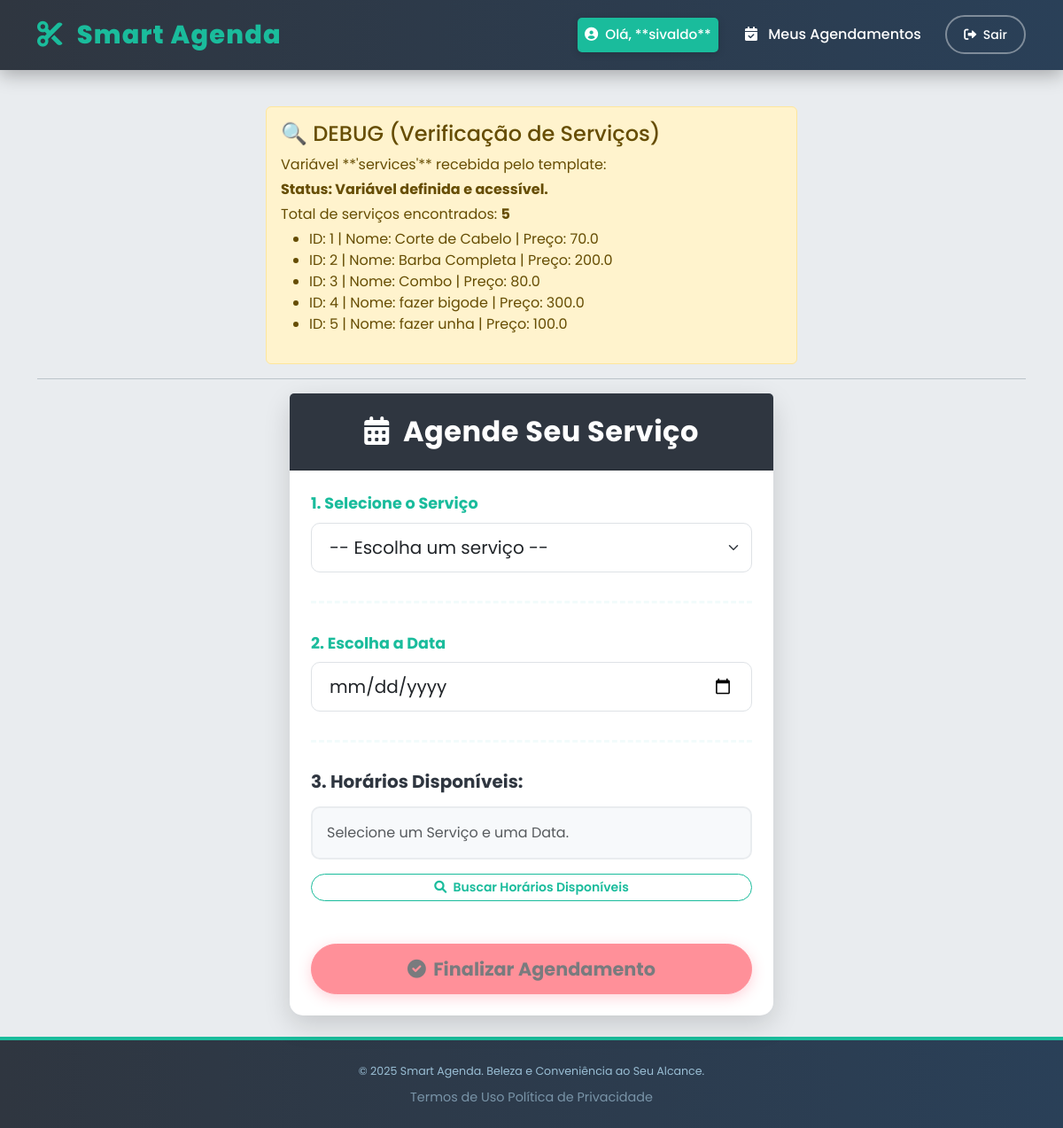
Before: /services/book (signed in) with the older database file.
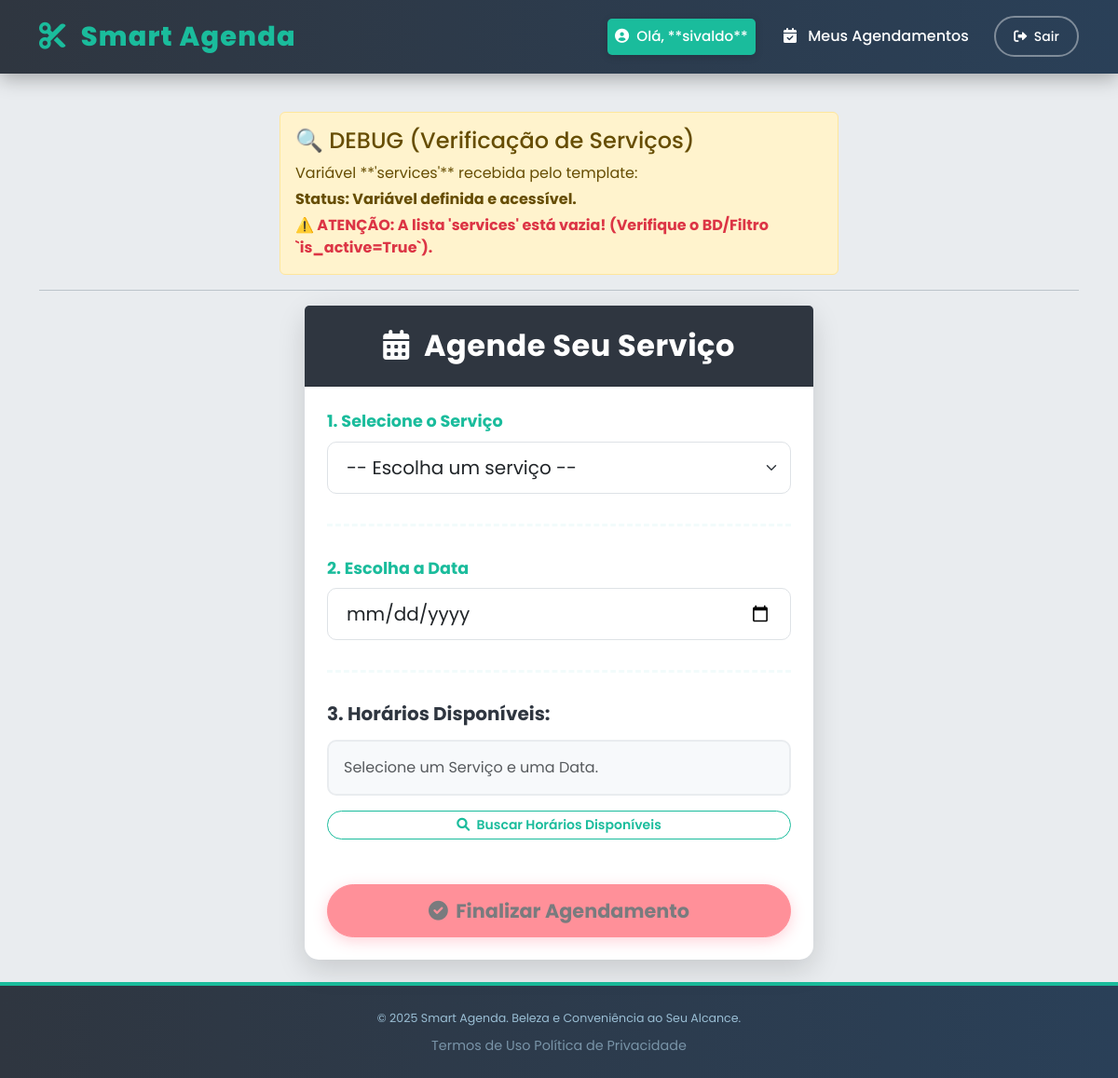
After: the same page with the newer database file.
### app/models.py (models this page shows, shortened)
class Service(db.Model):
    id = db.Column(db.Integer, primary_key=True)
    nome = db.Column(db.String(100), nullable=False, unique=True)
    descricao = db.Column(db.String(255))
    preco = db.Column(db.Float, nullable=False)
    duracao_minutos = db.Column(db.Integer, nullable=False)
    is_active = db.Column(db.Boolean, default=True)

### app/services/routes.py (the view, shortened to what this page needs)
@bp.route('/book', methods=['GET', 'POST'])
@login_required
def book_appointment():
    services = Service.query.filter_by(is_active=True).all()
    return render_template('services/book.html',
                           title='Novo Agendamento',
                           services=services,
                           now=datetime.now)

### app/templates/services/book.html (shortened to what this page needs)
{% extends "base.html" %}
{% block content %}
<div class="alert alert-warning mx-auto mt-3" style="max-width: 600px;">
    <h4 class="alert-heading">🔍 DEBUG (Verificação de Serviços)</h4>
    <p class="mb-1">Variável **'services'** recebida pelo template:</p>
    {% if services is defined %}
        <p class="mb-1 fw-bold">Status: Variável definida e acessível.</p>
        {% if services | length > 0 %}
            <p class="mb-1">Total de serviços encontrados: <strong>{{ services | length }}</strong></p>
            <ul>
            {% for service in services %}
                <li>ID: {{ service.id }} | Nome: {{ service.nome }} | Preço: {{ service.preco }}</li>
            {% endfor %}
            </ul>
        {% else %}
            <p class="mb-0 text-danger fw-bold">⚠️ ATENÇÃO: A lista 'services' está vazia! (Verifique o BD/Filtro `is_active=True`).</p>
        {% endif %}
    {% else %}
        <p class="mb-0 text-danger fw-bold">❌ ERRO GRAVE: A variável 'services' NÃO foi passada para o template na rota Flask!</p>
    {% endif %}
</div>
<hr>
<div class="row justify-content-center">
    <div class="col-md-7 col-lg-6">
        <div class="card booking-card">
            <div class="card-header booking-card-header text-center">
                <h2 class="mb-0"><i class="fas fa-calendar-alt me-2"></i> Agende Seu Serviço</h2>
            </div>
            <div class="card-body p-4">
                <form method="POST" id="appointment-form">
                    <div class="mb-4">
                        <label for="service_id" class="form-label form-label-step">1. Selecione o Serviço</label>
                        <select class="form-select form-select-lg" id="service_id" name="service_id" required>
                            <option value="" disabled selected>-- Escolha um serviço --</option>
                        </select>
                    </div>
                    <hr class="form-step-separator">
                    <div class="mb-4">
                        <label for="date" class="form-label form-label-step">2. Escolha a Data</label>
                        <input type="date" class="form-control form-control-lg" id="date" name="date" required
                                min="{{ now().strftime('%Y-%m-%d') }}">
                    </div>
                    <hr class="form-step-separator">
                    <div class="mb-4">
                        <h5 class="mb-3 fw-bold" style="color: var(--dark-navy);">3. Horários Disponíveis:</h5>
                        <div id="slots-container" class="p-3 border rounded" style="min-height: 50px;">
                            <p class="text-muted mb-0" id="slots-message">Selecione um Serviço e uma Data.</p>
                        </div>
                        <button type="button" class="btn btn-sm mt-3 w-100" id="show-slots-button">
                            <i class="fas fa-search me-1"></i> Buscar Horários Disponíveis
                        </button>
                    </div>
                    <button type="submit" class="btn btn-lg w-100 mt-4" id="submit-button" disabled>
                        <i class="fas fa-check-circle me-1"></i> Finalizar Agendamento
                    </button>
                </form>
            </div>
        </div>
    </div>
</div>
{% endblock %}

Changed rows visible on the page:
no longer on this page (row edited): Service: id "1", nome "Corte de Cabelo", preco "70.0"
no longer on this page (row edited): Service: id "2", nome "Barba Completa", preco "200.0"
no longer on this page (row edited): Service: id "3", nome "Combo", preco "80.0"
no longer on this page (row edited): Service: id "4", nome "fazer bigode", preco "300.0"
no longer on this page (row edited): Service: id "5", nome "fazer unha", preco "100.0"
Other visible differences:
{{ services | length }}: "5" → (not shown)
text no longer shown: "Total de serviços encontrados:"
text now shown: "⚠️ ATENÇÃO: A lista 'services' está vazia! (Verifique o BD/Filtro `is_active=True`)."
